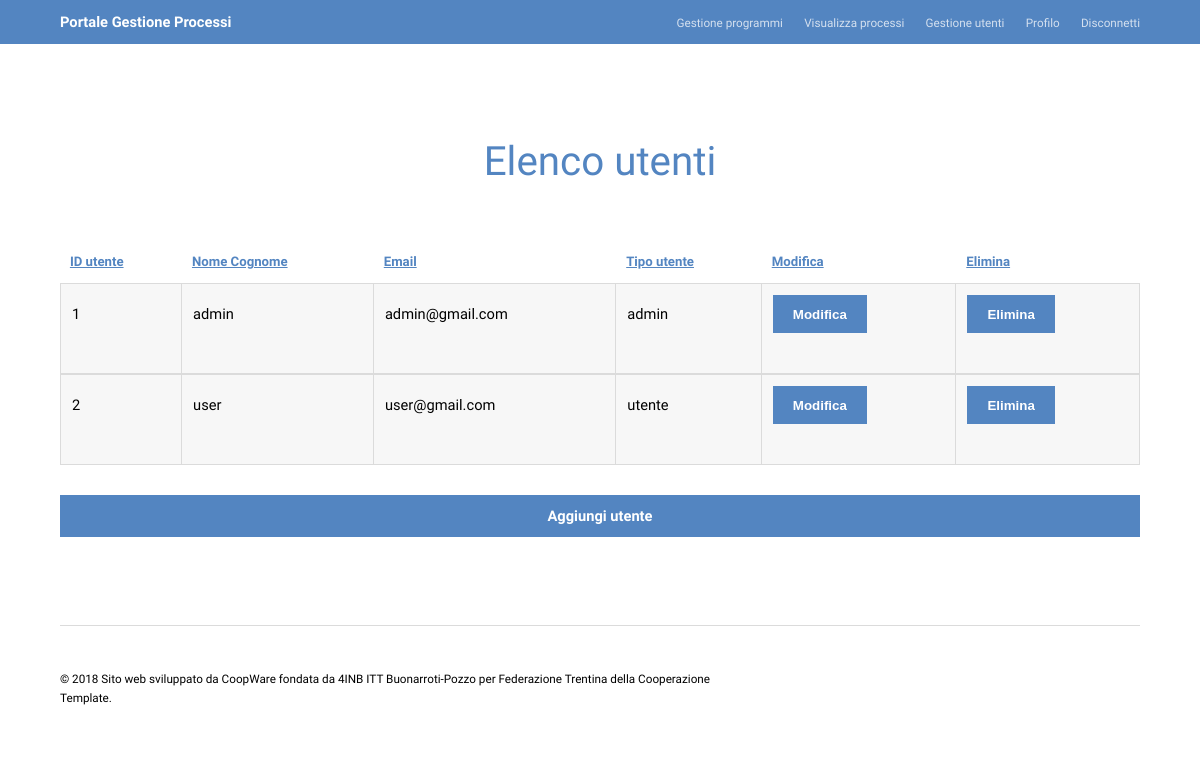
Screenshot of /amministratore/gestione-utente.php (signed in) with the database file from the repository.
### tables this page shows
CREATE TABLE IF NOT EXISTS `utente` (
  `IDutente` int(11) NOT NULL AUTO_INCREMENT,
  `psw` varchar(40) NOT NULL,
  `nome` varchar(40) NOT NULL,
  `email` varchar(60) NOT NULL,
  `tipo` enum('utente','admin') DEFAULT NULL,
  PRIMARY KEY (`IDutente`)
);

### amministratore/gestione-utente.php (the view, shortened to what this page needs)
<!DOCTYPE HTML>
<html>
	<head>
		<link rel="stylesheet" href="../assets/css/main.css" />
	</head>
	<?php
	if(isset($_SESSION["query"])){
		$rtn = "query";
		echo "<body class='subpage' onload=\"alert($_SESSION[$rtn])\">";
		$_SESSION["query"] = null;
	}else{
		echo "<body class='subpage'>";
	}
	?>
		<header id="header">
				<div class="inner">
					<a href="home.php" class="logo">Portale Gestione Processi</a>
					<nav id="nav">
						<a href="program-table.php">Gestione programmi</a>
						<a href="process-table.php">Visualizza processi</a>
						<a href="gestione-utente.php">Gestione utenti</a>
						<a href="utente.php">Profilo</a>
						<a href="../index.php?logout=true">Disconnetti</a>
					</nav>
				</div>
			</header>
			<section id="main" class="wrapper">
				<div class="inner">
					<header class="align-center">
						<h2>Elenco utenti</h2>
					</header>
                    <div class="table-wrapper">
						<table class="alt" id="alt">
							<thead>
								<tr>
									<th><a id="username" onclick="sort(this.id)">ID utente</a></th>
									<th><a id="nome" onclick="sort(this.id)">Nome Cognome</a></th>
									<th><a id="email" onclick="sort(this.id)">Email</a></th>
									<th><a id="permesso" onclick="sort(this.id)">Tipo utente</a></th>
									<th><a id="modifica">Modifica</a></th>
									<th><a id="elimina">Elimina</a></th>
								</tr>
							</thead>
							<?php
								$conn = connection();
								$query = "SELECT * FROM utente ORDER BY IDutente";
								$res = mysqli_query($conn, $query);
								while($row = mysqli_fetch_array($res)) {
									echo("<tbody><tr>");
									echo("<td>" . $row['IDutente'] . "</td>");
									echo("<td>" . $row['nome'] . "</td>");
									echo("<td>" . $row['email'] . "</td>");
									echo("<td>" . $row['tipo'] . "</td>");
									echo("<td><form action='gestione-utente-modifica.php' method='POST'><button type='submit' name='modifica' value='" . $row['IDutente'] . "'>Modifica</button></form></td>");
									echo("<td><form action='gestione-utente-modifica.php' method='POST'><button type='submit' name='elimina' value='" . $row['IDutente'] . "'>Elimina</button></form></td>");
									echo("</tr></tbody>");
								}
							?>
						</table>
						<td><a href="gestione-utente-modifica.php" class="button special fit">Aggiungi utente</a></td>
                    </div>
				</div>
			</section>
		<footer id="footer">
			<div class="inner">
				<div class="flex">
					<div class="copyright">
						&copy; 2018 Sito web sviluppato da CoopWare fondata da 4INB ITT Buonarroti-Pozzo per Federazione Trentina della Cooperazione
						<br><a href="https://templated.co">Template</a>.
					</div>
				</div>
			</div>
		</footer>
	</body>
</html>

### rows the page displays
utente: IDutente "1", nome "admin", email "admin@gmail.com", tipo "admin"
utente: IDutente "2", nome "user", email "user@gmail.com", tipo "utente"
